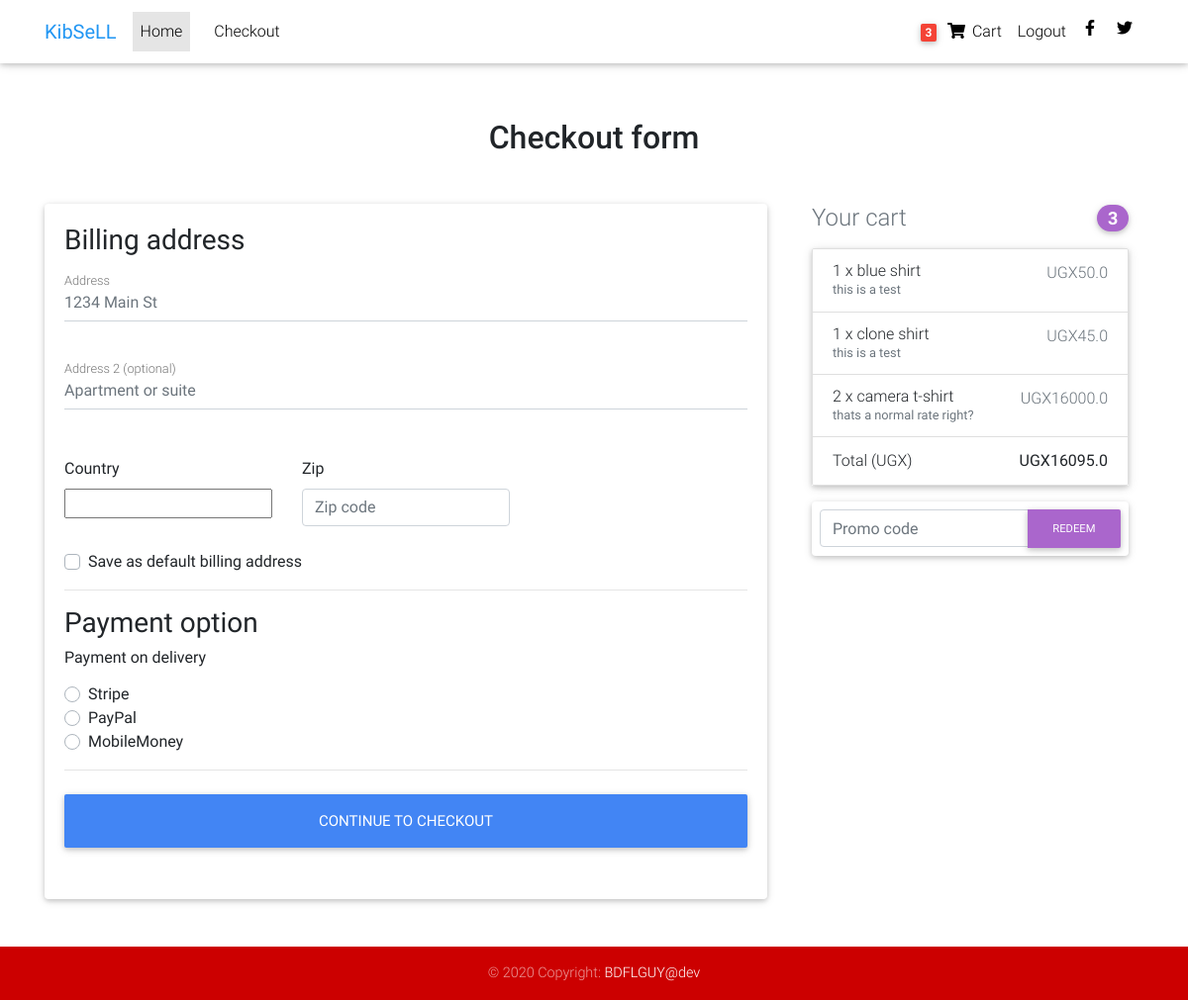
/checkout/ (signed in), run on an earlier commit of the app's database.
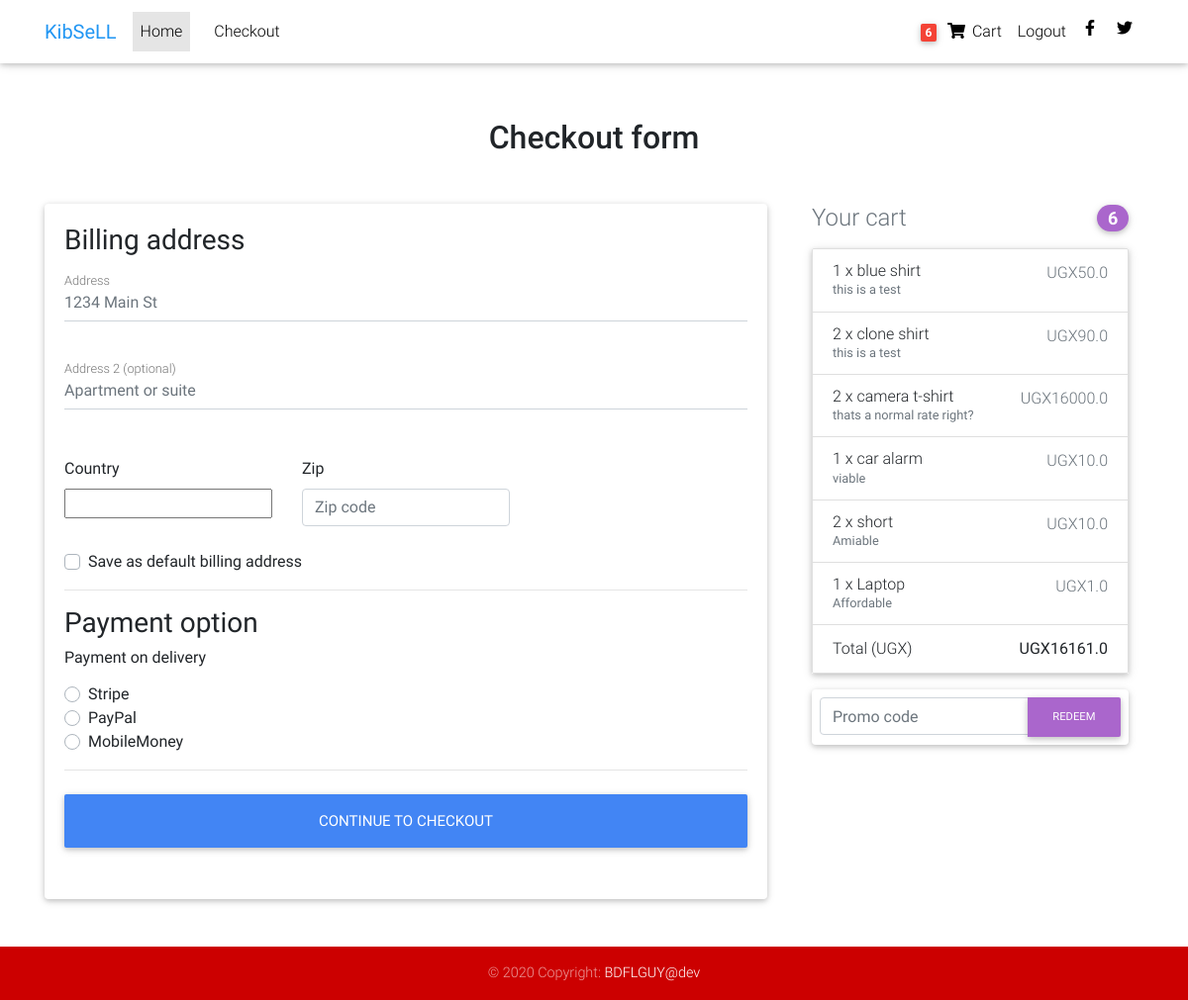
And on a later commit of the database.
### products/models.py (models this page shows, shortened)
class Order(models.Model):
    user = models.ForeignKey(settings.AUTH_USER_MODEL,
                             on_delete=models.CASCADE)
    ref_code = models.CharField(max_length=20, blank=True, null=True)
    items = models.ManyToManyField(OrderItem)
    start_date = models.DateTimeField(auto_now_add=True)
    ordered_date = models.DateTimeField()
    ordered = models.BooleanField(default=False)
    shipping_address = models.ForeignKey(
        'Address', related_name='shipping_address', on_delete=models.SET_NULL, blank=True, null=True)
    billing_address = models.ForeignKey(
        'Address', related_name='billing_address', on_delete=models.SET_NULL, blank=True, null=True)
    payment = models.ForeignKey(
        'Payment', on_delete=models.SET_NULL, blank=True, null=True)
    coupon = models.ForeignKey(
        'Coupon', on_delete=models.SET_NULL, blank=True, null=True)
    being_delivered = models.BooleanField(default=False)
    received = models.BooleanField(default=False)
    refund_requested = models.BooleanField(default=False)
    refund_granted = models.BooleanField(default=False)
    '''
    1. Item added to cart
    2. Adding a billing address
    (Failed checkout)
    3. Payment
    (Pre-processing, processing, packaging etc.)
    4. Being delivered
    5. Received
    6. Refunds
    '''
    def get_total(self):
        total = 0
        for order_item in self.items.all():
            total += order_item.get_final_price()
        if self.coupon:
            total -= self.coupon.amount
        return total

class OrderItem(models.Model):
    user = models.ForeignKey(settings.AUTH_USER_MODEL,
                             on_delete=models.CASCADE)
    ordered = models.BooleanField(default=False)
    item = models.ForeignKey(Item, on_delete=models.CASCADE)
    quantity = models.IntegerField(default=1)
    def get_total_item_price(self):
        return self.quantity * self.item.price
    def get_total_discount_item_price(self):
        return self.quantity * self.item.discount_price
    def get_final_price(self):
        if self.item.discount_price:
            return self.get_total_discount_item_price()
        return self.get_total_item_price()

class Item(models.Model):
    title = models.CharField(max_length=100)
    price = models.FloatField()
    discount_price = models.FloatField(blank=True, null=True)
    category = models.CharField(choices=CATEGORY_CHOICES, max_length=10)
    label = models.CharField(choices=LABEL_CHOICES, max_length=1)
    slug = models.SlugField()
    description = models.TextField()
    image = models.ImageField()

### products/views.py (the view, shortened to what this page needs)
# urls.py: path('checkout/', CheckoutView.as_view(), name='checkout'),
class CheckoutView(View):
    def get(self, *args, **kwargs):
        try:
            order = Order.objects.get(user=self.request.user, ordered=False)
            form = CheckoutForm()
            context = {
                'form': form,
                'couponform': CouponForm(),
                'order': order,
                'DISPLAY_COUPON_FORM': True
            }
            shipping_address_qs = Address.objects.filter(
                user=self.request.user,
                address_type='S',
                default=True
            )
            if shipping_address_qs.exists():
                context.update(
                    {'default_shipping_address': shipping_address_qs[0]})
            billing_address_qs = Address.objects.filter(
                user=self.request.user,
                address_type='B',
                default=True
            )
            if billing_address_qs.exists():
                context.update(
                    {'default_billing_address': billing_address_qs[0]})
            return render(self.request, "checkout.html", context)
        except ObjectDoesNotExist:
            messages.info(self.request, "You do not have an active order")
            return redirect("core:checkout")

### products/forms.py
class CheckoutForm(forms.Form):
    shipping_address = forms.CharField(required=False)
    billing_address = forms.CharField(required=False)
    billing_address2 = forms.CharField(required=False)
    billing_country = CountryField(blank_label='(select country)').formfield(
        required=False,
        widget=CountrySelectWidget(attrs={
            'class': 'custom-select d-block w-100',
        }))
    billing_zip = forms.CharField(required=False)
    same_billing_address = forms.BooleanField(required=False)
    set_default_shipping = forms.BooleanField(required=False)
    use_default_shipping = forms.BooleanField(required=False)
    set_default_billing = forms.BooleanField(required=False)
    use_default_billing = forms.BooleanField(required=False)
    payment_option = forms.ChoiceField(
        widget=forms.RadioSelect, choices=PAYMENT_CHOICES)

class CouponForm(forms.Form):
    code = forms.CharField(widget=forms.TextInput(attrs={
        'class': 'form-control',
        'placeholder': 'Promo code',
        'aria-label': 'Recipient\'s username',
        'aria-describedby': 'basic-addon2'
    }))

### products/templates/checkout.html (shortened to what this page needs)
{% extends "base.html" %}
{% load crispy_forms_tags %}
{% block content %}
<main>
    <div class="container wow fadeIn">
        <h2 class="my-5 h2 text-center">Checkout form</h2>
        <div class="row">
            <div class="col-md-8 mb-4">
                <div class="card">
                    <form method="POST" class="card-body">
                        <h3>Billing address</h3>
                        <div class='hideable_billing_form'>
                            <div class="md-form mb-5">
                                <input type='text' placeholder='1234 Main St' id='billing_address'
                                       name='billing_address' class='form-control'/>
                                <label for="billing_address" class="">Address</label>
                            </div>
                            <div class="md-form mb-5">
                                <input type='text' placeholder='Apartment or suite' id='billing_address2'
                                       name='billing_address2' class='form-control'/>
                                <label for="billing_address2" class="">Address 2 (optional)</label>
                            </div>
                            <div class="row">
                                <div class="col-lg-4 col-md-12 mb-4">
                                    <label for="country">Country</label>
                                    {{ form.billing_country }}
                                </div>
                                <div class="col-lg-4 col-md-6 mb-4">
                                    <label for="billing_zip">Zip</label>
                                    <input type='text' placeholder='Zip code' id='billing_zip' name='billing_zip'
                                           class='form-control'/>
                                </div>
                            </div>
                            <div class="custom-control custom-checkbox">
                                <label class="custom-control-label" for="set_default_billing">Save as default billing
                                    address</label>
                            </div>
                        </div>
                        <hr>
                        <h3>Payment option</h3>
                        <h6>Payment on delivery</h6>
                        <div class="d-block my-3">
                            {% for value, name in form.fields.payment_option.choices %}
                            <div class="custom-control custom-radio">
                                <label class="custom-control-label" for="{{ name }}">{{ name }}</label>
                            </div>
                            {% endfor %}
                        </div>
                        <hr class="mb-4">
                        <button class="btn btn-primary btn-lg btn-block" type="submit">Continue to checkout</button>
                    </form>
                </div>
            </div>
            <div class="col-md-4 mb-4">
                {% include "order_snippet.html" %}
            </div>
        </div>
    </div>
</main>
{% endblock content %}

### products/templates/base.html (shortened to what this page needs)
{% load static %}
{% load cart_template_tags %}
<html lang="en">
<head>
    <link rel="stylesheet" href="https://use.fontawesome.com/releases/v5.11.2/css/all.css">
    <link rel="stylesheet" href="{% static 'sell/css/bootstrap.min.css' %}">
    <link rel="stylesheet" href="{% static 'sell/css/mdb.min.css' %}">
    <link rel="stylesheet" href="{% static 'sell/css/style.css' %}">
</head>
<body>
<nav class="navbar fixed-top navbar-expand-lg navbar-light white scrolling-navbar">
    <div class="container">
        <a class="navbar-brand waves-effect" href="/">
            <strong class="blue-text">KibSeLL</strong>
        </a>
        <div class="collapse navbar-collapse" id="navbarSupportedContent">
            <ul class="navbar-nav mr-auto">
                <li class="nav-item active">
                    <a class="nav-link waves-effect" href="/">Home
                    </a>
                </li>
                <li class="nav-item">
                    <a class="nav-link waves-effect" href="#">
                    </a>
                </li>
                <li class="nav-item">
                    <a class="nav-link waves-effect"
                       href="/checkout">Checkout</a>
                </li>
            </ul>
            <ul class="navbar-nav nav-flex-icons">
                {% if request.user.is_authenticated %}
                <li class="nav-item">
                    <a href="{% url 'core:order-summary' %}" class="nav-link waves-effect">
                        <span class="badge red z-depth-1 mr-1"> {{ request.user|cart_item_count }} </span>
                        <i class="fas fa-shopping-cart"></i>
                        <span class="clearfix d-none d-sm-inline-block"> Cart </span>
                    </a>
                </li>
                <li class="nav-item">
                    <a class="nav-link waves-effect" href="{% url 'account_logout' %}">
                        <span class="clearfix d-none d-sm-inline-block"> Logout</span>
                    </a>
                {% endif %}
                <li class="nav-item">
                    <a href="https://www.facebook.com/" class="nav-link waves-effect" target="_blank">
                        <i class="fab fa-facebook-f"></i>
                    </a>
                </li>
                <li class="nav-item">
                    <a href="https://twitter.com/" class="nav-link waves-effect" target="_blank">
                        <i class="fab fa-twitter"></i>
                    </a>
                </li>
            </ul>
        </div>
    </div>
</nav>
<div class="mt-5 pt-4">
</div>
{% block content %}
{% endblock %}
<footer class="page-footer text-center font-small mt-4 wow fadeIn">
    <div class="footer-copyright py-3">
        © 2020 Copyright:
        <a href="https://opudaemmanuel@gmail.com" target="_blank"> BDFLGUY@dev </a>
    </div>
</footer>
</body>
</html>

### products/templates/order_snippet.html (shortened to what this page needs)
<div class="col-md-12 mb-4">
    <h4 class="d-flex justify-content-between align-items-center mb-3">
        <span class="text-muted">Your cart</span>
        <span class="badge badge-secondary badge-pill">{{ order.items.count }}</span>
    </h4>
    <ul class="list-group mb-3 z-depth-1">
        {% for order_item in order.items.all %}
        <li class="list-group-item d-flex justify-content-between lh-condensed">
            <div>
                <h6 class="my-0">{{ order_item.quantity }} x {{ order_item.item.title}}</h6>
                <small class="text-muted">{{ order_item.item.description}}</small>
            </div>
            <span class="text-muted">UGX{{ order_item.get_final_price }}</span>
        </li>
        {% endfor %}
        <li class="list-group-item d-flex justify-content-between">
            <span>Total (UGX)</span>
            <strong>UGX{{ order.get_total }}</strong>
        </li>
    </ul>
    {% if DISPLAY_COUPON_FORM %}
    <form class="card p-2" action="{% url 'core:add-coupon' %}" method="POST">
        <div class="input-group">
            {{ couponform.code }}
            <div class="input-group-append">
                <button class="btn btn-secondary btn-md waves-effect m-0" type="submit">Redeem</button>
            </div>
        </div>
    </form>
    {% endif %}
</div>

What changed in the data, as far as the page shows it:
changed Order: items.count "3" → "6"; get_total "16095.0" → "16161.0"
changed OrderItem "clone shirt": quantity "1" → "2"; get_final_price "45.0" → "90.0"
added OrderItem: quantity "1", item "car alarm", item.description "viable", get_final_price "10.0"
added OrderItem: quantity "2", item "short", item.description "Amiable", get_final_price "10.0"
added OrderItem: quantity "1", item "Laptop", item.description "Affordable", get_final_price "1.0"
Also different on the page:
{{ request.user|cart_item_count }}: "3" → "6"
